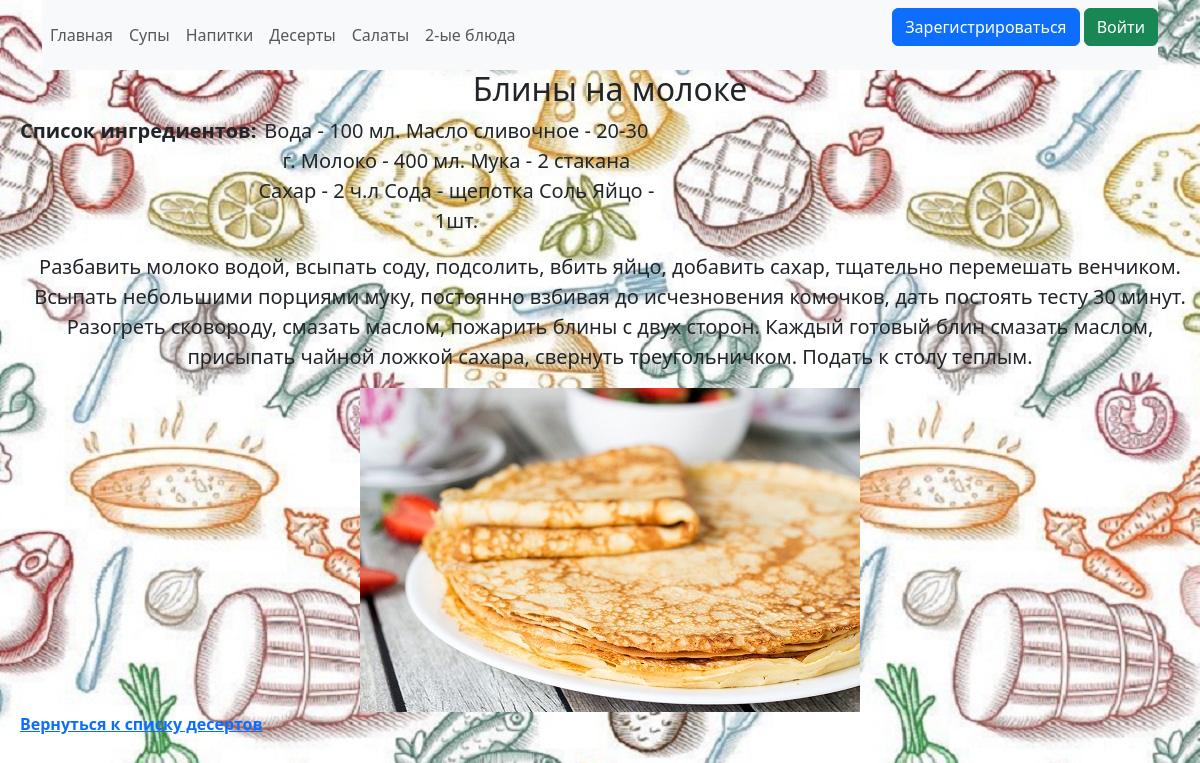
Screenshot of /dessert/34 with the database file from the repository.
### data/recipes.py (models this page shows)
class Recipe(SqlAlchemyBase, SerializerMixin):
    __tablename__ = 'recipes'
    id = sqlalchemy.Column(sqlalchemy.Integer,
                           primary_key=True, autoincrement=True)
    name = sqlalchemy.Column(sqlalchemy.String, nullable=True)
    ingredients = sqlalchemy.Column(sqlalchemy.TEXT, nullable=True)
    recipe = sqlalchemy.Column(sqlalchemy.TEXT)

### data/images.py (models this page shows)
class Image(SqlAlchemyBase):
    __tablename__ = 'images'
    id = sqlalchemy.Column(sqlalchemy.Integer,
                           primary_key=True, autoincrement=True)
    file = sqlalchemy.Column(sqlalchemy.String)

### main.py (the view)
@app.route('/dessert/<int:pk>')
def dessert(pk):
    db_sess = db_session.create_session()
    img = db_sess.query(Image).filter(
        Image.id == db_sess.query(RecImage).filter(RecImage.id_rec == pk).first().id_images).first()
    dessert = db_sess.query(Recipe).filter(Recipe.id == pk).first()
    return render_template('detail_dessert.html', dessert=dessert, img=img.file)

### data/db_session.py (called while the page is built)
def create_session() -> Session:
    global __factory
    return __factory()

### templates/detail_dessert.html
{% extends "base.html" %}
{% block content %}
<div style="text-align: center; font-size: 20px; margin-left: 20px;">
    <h2>{{dessert.name}}</h2>
    <div style="display:flex">
        <p><b>Список ингредиентов:</b></p>
        <p style="width:400px">{{dessert.ingredients}}</p>
    </div>
    <p>{{dessert.recipe}}</p>
    <img src="{{ url_for('static', filename=img) }}" alt="{{dessert.name}}">
</div>
    <a href="/desserts" style="margin-left: 20px;"><b>Вернуться к списку десертов</b></a>
{% endblock %}

### rows the page displays
Recipe: name "Блины на молоке", ingredients "Вода - 100 мл. Масло сливочное - 20-30 г. Молоко - 400 мл. Мука - 2 стакана Сахар - 2 ч.л Сода - щепотка Соль Яйцо - 1шт.", recipe "Разбавить молоко водой, всыпать соду, подсолить, вбить яйцо, добавить сахар, тщательно перемешать венчиком. Всыпать небольшими порциями муку, постоянно взбивая до исчезновения комочков, дать постоять тесту 30 минут. Разогреть сковороду, смазать маслом, пожарить блины с двух сторон. Каждый готовый блин смазать маслом, присыпать чайной ложкой сахара, свернуть треугольничком. Подать к столу теплым."
Image: file.name (picture)
